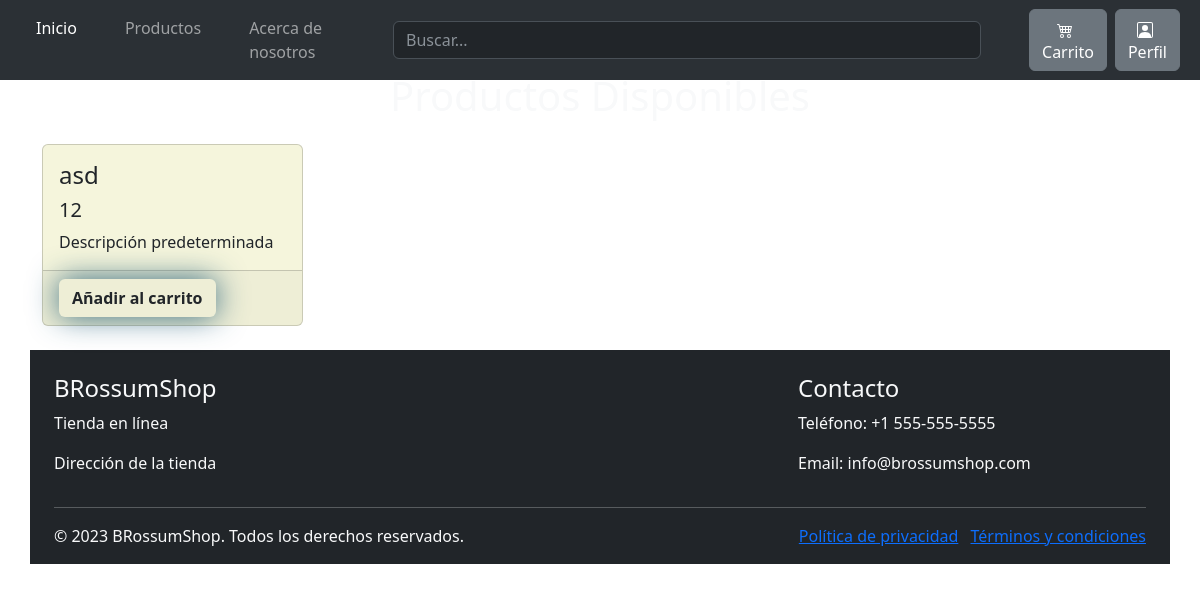
The page /producto/ on the database its author committed.
### tienda/models.py (models this page shows, shortened)
class Producto(models.Model):
    nombre = models.CharField(max_length=200, null=False, verbose_name='Nombre')
    imagen = models.CharField(max_length=500, null=False, verbose_name='Imagen')
    precio = models.DecimalField( null=False, max_digits=10, decimal_places=2, verbose_name='Precio' )
    descripcion = models.CharField(max_length=1000, default='Descripción predeterminada', verbose_name='Descripcion')
    stock = models.IntegerField(null=False, verbose_name='Stock')

### tienda/views.py (the view)
# urls.py: path('producto/', views.producto, name="producto"),
def producto(request):
    product = Producto.objects.all()
    context = {"product":product}
    return render(request,'tienda/producto.html', context)

### tienda/templates/tienda/producto.html (shortened to what this page needs)
{% extends 'tienda/base.html' %}
{% load static %}
{% block css %}
<link rel="stylesheet" href="{% static 'tienda/'%}css/style_producto.css"/>
{% endblock css %}
{% block contenido %}
  <div class="container mt-4">
    <h1 class="text-center text-light pt-5">Productos Disponibles</h1>
    <div class="row mt-4">
      {% for p in product %}
      <div class="col-lg-3 col-md-6 mb-4">
        <div class="card h-100">
          <div class="card-body">
            <h4 class="card-title">{{p.nombre}}</h4>
            <h5>{{p.stock}}</h5>
            <p class="card-text">{{p.descripcion}}</p>
          </div>
          <div class="card-footer">
            <a href="{% url 'agregar_al_carrito' producto_id=producto.id %}" class="btn btn-block Agregar">Añadir al carrito</a>
          </div>
        </div>
      </div>
      {% endfor %}
{% endblock contenido %}

### tienda/static/tienda/css/style_producto.css (style rules this page uses)
body { background-color: #262e3a; }
div.card { background-color: beige; }
.Agregar { background: #048ce7; padding: 10px; font-size: 16px; font-weight: 700!important; color: white; box-shadow: 0 0 30px rgba(23, 85, 114, 0.836); transition: 0.5s ease-in; }

### rows shown on the page
Producto: nombre "asd", stock "12", descripcion "Descripción predeterminada"
